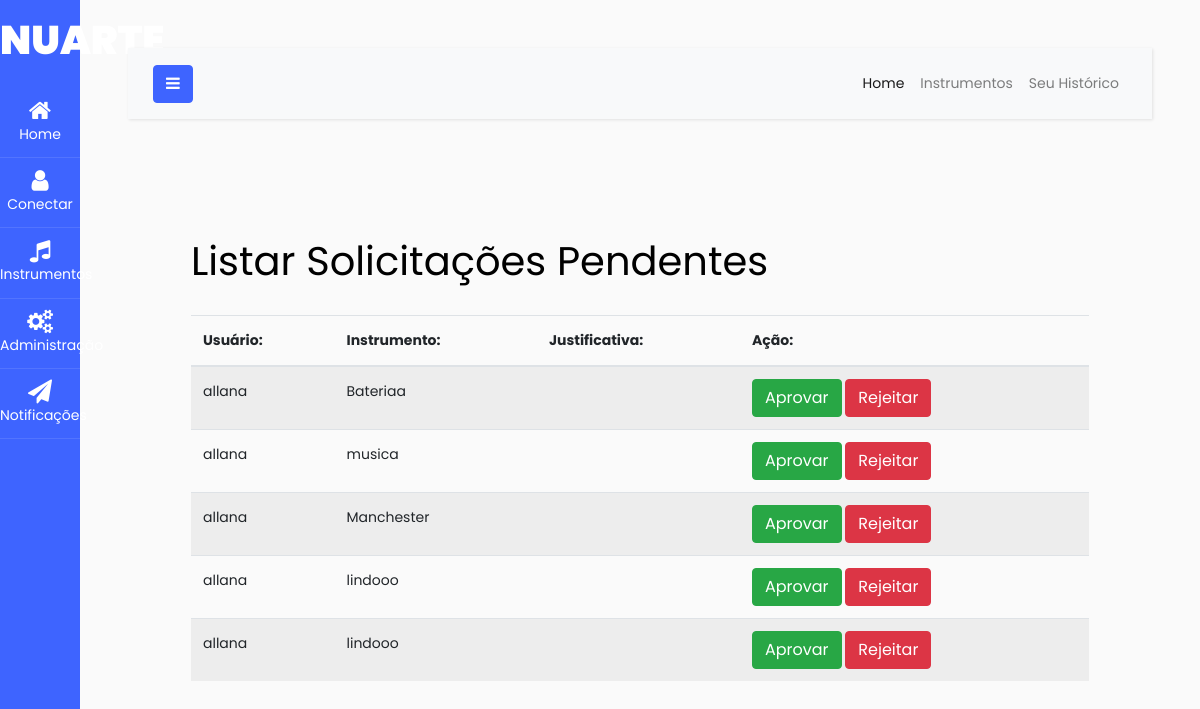
/listar_solicitacoes/, run on an earlier commit of the app's database.
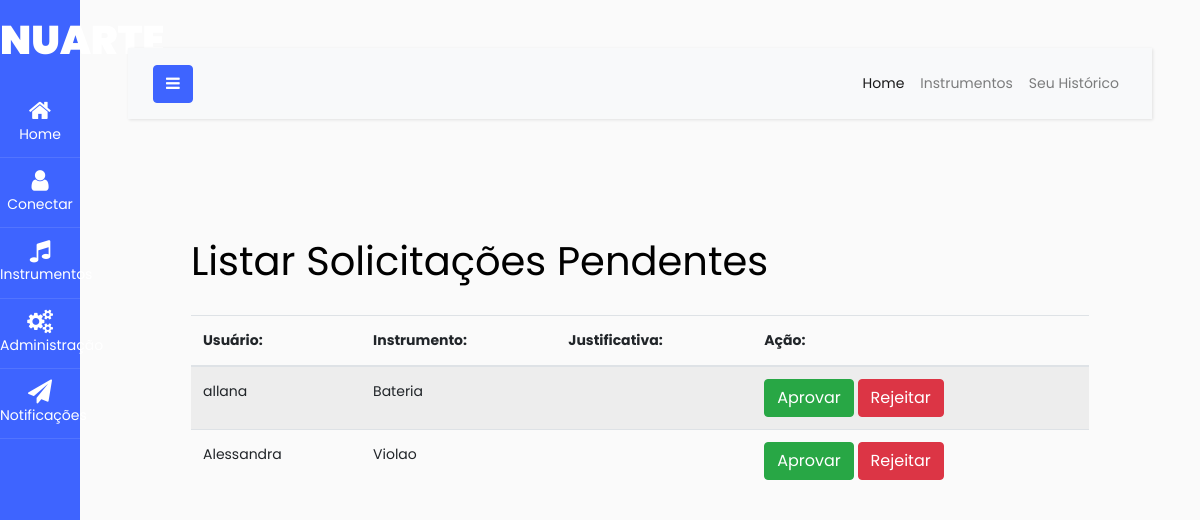
And on a later commit of the database.
### nuarte/models.py (models this page shows, shortened)
class Historico(models.Model):
    OPERACAO_CHOICES = [
        ('S', 'Solicitação de instrumento'),
        ('D', 'Devolução de instrumento'),
    ]
    usuario = models.ForeignKey(User, on_delete=models.CASCADE)
    instrumento = models.ForeignKey('Instrumento', on_delete=models.CASCADE)
    operacao = models.CharField(max_length=1, choices=OPERACAO_CHOICES)
    data_operacao = models.DateTimeField(auto_now_add=True)
    devolucao = models.DateTimeField(null=True, blank=True)
    notificacao = models.ForeignKey(Notificacao, on_delete=models.SET_NULL, null=True, blank=True)
    aprovado = models.BooleanField(default=False)

class Instrumento(models.Model):
    nome = models.CharField(max_length=100)
    descricao = models.TextField()
    disponivel = models.BooleanField(default=True)
    imagem = models.ImageField(upload_to='instrumentos/', null=True, blank=True)

### nuarte/views.py (the view)
# urls.py: path('listar_solicitacoes/', listar_solicitacoes, name='listar_solicitacoes'),
def listar_solicitacoes(request):
    solicitacoes_pendentes = Historico.objects.filter(aprovado=False)
    return render(request, 'nuarte/listar_solicitacoes.html', {'solicitacoes_pendentes': solicitacoes_pendentes})

### nuarte/templates/nuarte/listar_solicitacoes.html (shortened to what this page needs)
{% extends 'base.html' %}
{% block content %}
    <div class="container mt-4">
        <h1 class="my-4">Listar Solicitações Pendentes</h1>
        {% if solicitacoes_pendentes %}
            <div class="table-responsive">
                <table class="table table-striped">
                    <thead>
                        <tr>
                            <th>Usuário:</th>
                            <th>Instrumento:</th>
                            <th>Justificativa:</th>
                            <th>Ação:</th>
                        </tr>
                    </thead>
                    <tbody>
                        {% for solicitacao in solicitacoes_pendentes %}
                            <tr>
                                <td>{{ solicitacao.usuario.username }}</td>
                                <td>{{ solicitacao.instrumento.nome }}</td>
                                <td>{{ solicitacao.data_solicitacao }}</td>
                                <td>
                                    <a href="{% url 'nuarte:aprovar_solicitacao' solicitacao.id %}" class="btn btn-success">Aprovar</a>
                                    <a href="{% url 'nuarte:rejeitar_solicitacao' solicitacao.id %}" class="btn btn-danger">Rejeitar</a>
                                </td>
                            </tr>
                        {% endfor %}
                    </tbody>
                </table>
            </div>
        {% else %}
            <p>Não há solicitações pendentes.</p>
        {% endif %}
    </div>
{% endblock %}

What changed in the data, as far as the page shows it:
removed Historico: usuario.username "allana", instrumento.nome "Bateriaa"
removed Historico: usuario.username "allana", instrumento.nome "musica"
removed Historico: usuario.username "allana", instrumento.nome "Manchester"
removed Historico: usuario.username "allana", instrumento.nome "lindooo"
removed Historico: usuario.username "allana", instrumento.nome "lindooo"
added Historico: usuario.username "allana", instrumento.nome "Bateria"
added Historico: usuario.username "Alessandra", instrumento.nome "Violao"
